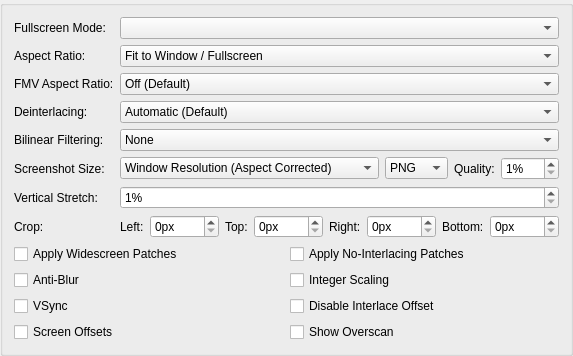
     <widget class="QGroupBox" name="gameDisplayTab">
      <attribute name="title">
       <string>Display</string>
      </attribute>
      <layout class="QFormLayout" name="formLayout_7">
       <item row="0" column="0">
        <widget class="QLabel" name="label_28">
         <property name="text">
          <string>Fullscreen Mode:</string>
         </property>
        </widget>
       </item>
       <item row="0" column="1">
        <widget class="QComboBox" name="fullscreenModes"/>
       </item>
       <item row="1" column="0">
        <widget class="QLabel" name="label_27">
         <property name="text">
          <string>Aspect Ratio:</string>
         </property>
        </widget>
       </item>
       <item row="1" column="1">
        <widget class="QComboBox" name="aspectRatio">
         <item>
          <property name="text">
           <string>Fit to Window / Fullscreen</string>
          </property>
         </item>
         <item>
          <property name="text">
           <string>Auto Standard (4:3 Interlaced / 3:2 Progressive)</string>
          </property>
         </item>
         <item>
          <property name="text">
           <string>Standard (4:3)</string>
          </property>
         </item>
         <item>
          <property name="text">
           <string>Widescreen (16:9)</string>
          </property>
         </item>
        </widget>
       </item>
       <item row="2" column="0">
        <widget class="QLabel" name="label_22">
         <property name="text">
          <string>FMV Aspect Ratio:</string>
         </property>
        </widget>
       </item>
       <item row="2" column="1">
        <widget class="QComboBox" name="fmvAspectRatio">
         <item>
          <property name="text">
           <string>Off (Default)</string>
          </property>
         </item>
         <item>
          <property name="text">
           <string>Auto Standard (4:3 Interlaced / 3:2 Progressive)</string>
          </property>
         </item>
         <item>
          <property name="text">
           <string>Standard (4:3)</string>
          </property>
         </item>
         <item>
          <property name="text">
           <string>Widescreen (16:9)</string>
          </property>
         </item>
        </widget>
       </item>
       <item row="3" column="0">
        <widget class="QLabel" name="label_23">
         <property name="text">
          <string>Deinterlacing:</string>
         </property>
        </widget>
       </item>
       <item row="3" column="1">
        <widget class="QComboBox" name="interlacing">
         <item>
          <property name="text">
           <string>Automatic (Default)</string>
          </property>
         </item>
         <item>
          <property name="text">
           <string>No Deinterlacing</string>
          </property>
         </item>
         <item>
          <property name="text">
           <string extracomment="Weave: deinterlacing method that can be translated or left as-is in English. Sawtooth: refers to the jagged effect weave deinterlacing has on motion.">Weave (Top Field First, Sawtooth)</string>
          </property>
         </item>
         <item>
          <property name="text">
           <string extracomment="Weave: deinterlacing method that can be translated or left as-is in English. Sawtooth: refers to the jagged effect weave deinterlacing has on motion.">Weave (Bottom Field First, Sawtooth)</string>
          </property>
         </item>
         <item>
          <property name="text">
           <string extracomment="Bob: deinterlacing method that refers to the way it makes video look like it's bobbing up and down.">Bob (Top Field First, Full Frames)</string>
          </property>
         </item>
         <item>
          <property name="text">
           <string extracomment="Bob: deinterlacing method that refers to the way it makes video look like it's bobbing up and down.">Bob (Bottom Field First, Full Frames)</string>
          </property>
         </item>
         <item>
          <property name="text">
           <string extracomment="Blend: deinterlacing method that blends the colors of the two frames, can be translated or left as-is in English.">Blend (Top Field First, Merge 2 Fields)</string>
          </property>
         </item>
         <item>
          <property name="text">
           <string extracomment="Blend: deinterlacing method that blends the colors of the two frames, can be translated or left as-is in English.">Blend (Bottom Field First, Merge 2 Fields)</string>
          </property>
         </item>
         <item>
          <property name="text">
           <string extracomment="Adaptive: deinterlacing method that should be translated.">Adaptive (Top Field First, Similar to Bob + Weave)</string>
          </property>
         </item>
         <item>
          <property name="text">
           <string extracomment="Adaptive: deinterlacing method that should be translated.">Adaptive (Bottom Field First, Similar to Bob + Weave)</string>
          </property>
         </item>
        </widget>
       </item>
       <item row="4" column="0">
        <widget class="QLabel" name="label_18">
         <property name="text">
          <string>Bilinear Filtering:</string>
         </property>
        </widget>
       </item>
       <item row="4" column="1">
        <widget class="QComboBox" name="bilinearFiltering">
         <item>
          <property name="text">
           <string>None</string>
          </property>
         </item>
         <item>
          <property name="text">
           <string extracomment="Smooth: Refers to the texture clarity.">Bilinear (Smooth)</string>
          </property>
         </item>
         <item>
          <property name="text">
           <string extracomment="Sharp: Refers to the texture clarity.">Bilinear (Sharp)</string>
          </property>
         </item>
        </widget>
       </item>
       <item row="6" column="0">
        <widget class="QLabel" name="label_24">
         <property name="text">
          <string>Vertical Stretch:</string>
         </property>
        </widget>
       </item>
       <item row="6" column="1">
        <widget class="QSpinBox" name="stretchY">
         <property name="suffix">
          <string extracomment="Percentage sign that shows next to a value. You might want to add a space before if your language requires it.">%</string>
         </property>
         <property name="minimum">
          <number>1</number>
         </property>
         <property name="maximum">
          <number>300</number>
         </property>
        </widget>
       </item>
       <item row="7" column="0">
        <widget class="QLabel" name="label_26">
         <property name="text">
          <string>Crop:</string>
         </property>
        </widget>
       </item>
       <item row="7" column="1">
        <layout class="QHBoxLayout" name="horizontalLayout_3" stretch="0,1,0,1,0,1,0,1">
         <item>
          <widget class="QLabel" name="label_39">
           <property name="text">
            <string extracomment="Warning: short space constraints. Abbreviate if necessary.">Left:</string>
           </property>
          </widget>
         </item>
         <item>
          <widget class="QSpinBox" name="cropLeft">
           <property name="suffix">
            <string>px</string>
           </property>
           <property name="maximum">
            <number>1000</number>
           </property>
          </widget>
         </item>
         <item>
          <widget class="QLabel" name="label_25">
           <property name="text">
            <string extracomment="Warning: short space constraints. Abbreviate if necessary.">Top:</string>
           </property>
          </widget>
         </item>
         <item>
          <widget class="QSpinBox" name="cropTop">
           <property name="suffix">
            <string>px</string>
           </property>
           <property name="maximum">
            <number>1000</number>
           </property>
          </widget>
         </item>
         <item>
          <widget class="QLabel" name="label_40">
           <property name="text">
            <string extracomment="Warning: short space constraints. Abbreviate if necessary.">Right:</string>
           </property>
          </widget>
         </item>
         <item>
          <widget class="QSpinBox" name="cropRight">
           <property name="suffix">
            <string>px</string>
           </property>
           <property name="maximum">
            <number>1000</number>
           </property>
          </widget>
         </item>
         <item>
          <widget class="QLabel" name="label_41">
           <property name="text">
            <string extracomment="Warning: short space constraints. Abbreviate if necessary.">Bottom:</string>
           </property>
          </widget>
         </item>
         <item>
          <widget class="QSpinBox" name="cropBottom">
           <property name="suffix">
            <string>px</string>
           </property>
           <property name="maximum">
            <number>1000</number>
           </property>
          </widget>
         </item>
        </layout>
       </item>
       <item row="8" column="0" colspan="2">
        <layout class="QGridLayout" name="displayGridLayout">
         <item row="3" column="0">
          <widget class="QCheckBox" name="PCRTCOffsets">
           <property name="text">
            <string>Screen Offsets</string>
           </property>
          </widget>
         </item>
         <item row="1" column="1">
          <widget class="QCheckBox" name="integerScaling">
           <property name="text">
            <string>Integer Scaling</string>
           </property>
          </widget>
         </item>
         <item row="2" column="0">
          <widget class="QCheckBox" name="vsync">
           <property name="text">
            <string>VSync</string>
           </property>
          </widget>
         </item>
         <item row="3" column="1">
          <widget class="QCheckBox" name="PCRTCOverscan">
           <property name="text">
            <string>Show Overscan</string>
           </property>
          </widget>
         </item>
         <item row="0" column="0">
          <widget class="QCheckBox" name="widescreenPatches">
           <property name="text">
            <string>Apply Widescreen Patches</string>
           </property>
          </widget>
         </item>
         <item row="0" column="1">
          <widget class="QCheckBox" name="noInterlacingPatches">
           <property name="text">
            <string>Apply No-Interlacing Patches</string>
           </property>
          </widget>
         </item>
         <item row="1" column="0">
          <widget class="QCheckBox" name="PCRTCAntiBlur">
           <property name="text">
            <string>Anti-Blur</string>
           </property>
           <property name="shortcut">
            <string>Ctrl+S</string>
           </property>
          </widget>
         </item>
         <item row="2" column="1">
          <widget class="QCheckBox" name="DisableInterlaceOffset">
           <property name="text">
            <string>Disable Interlace Offset</string>
           </property>
          </widget>
         </item>
        </layout>
       </item>
       <item row="5" column="0">
        <widget class="QLabel" name="label_21">
         <property name="text">
          <string>Screenshot Size:</string>
         </property>
        </widget>
       </item>
       <item row="5" column="1">
        <layout class="QHBoxLayout" name="horizontalLayout_2" stretch="1,0,0,0">
         <item>
          <widget class="QComboBox" name="screenshotSize">
           <item>
            <property name="text">
             <string>Window Resolution (Aspect Corrected)</string>
            </property>
           </item>
           <item>
            <property name="text">
             <string>Internal Resolution (Aspect Corrected)</string>
            </property>
           </item>
           <item>
            <property name="text">
             <string>Internal Resolution (No Aspect Correction)</string>
            </property>
           </item>
          </widget>
         </item>
         <item>
          <widget class="QComboBox" name="screenshotFormat">
           <item>
            <property name="text">
             <string>PNG</string>
            </property>
           </item>
           <item>
            <property name="text">
             <string>JPEG</string>
            </property>
           </item>
           <item>
            <property name="text">
             <string>WebP</string>
            </property>
           </item>
          </widget>
         </item>
         <item>
          <widget class="QLabel" name="label_44">
           <property name="text">
            <string>Quality:</string>
           </property>
          </widget>
         </item>
         <item>
          <widget class="QSpinBox" name="screenshotQuality">
           <property name="suffix">
            <string>%</string>
           </property>
           <property name="minimum">
            <number>1</number>
           </property>
           <property name="maximum">
            <number>100</number>
           </property>
          </widget>
         </item>
        </layout>
       </item>
      </layout>
     </widget>
